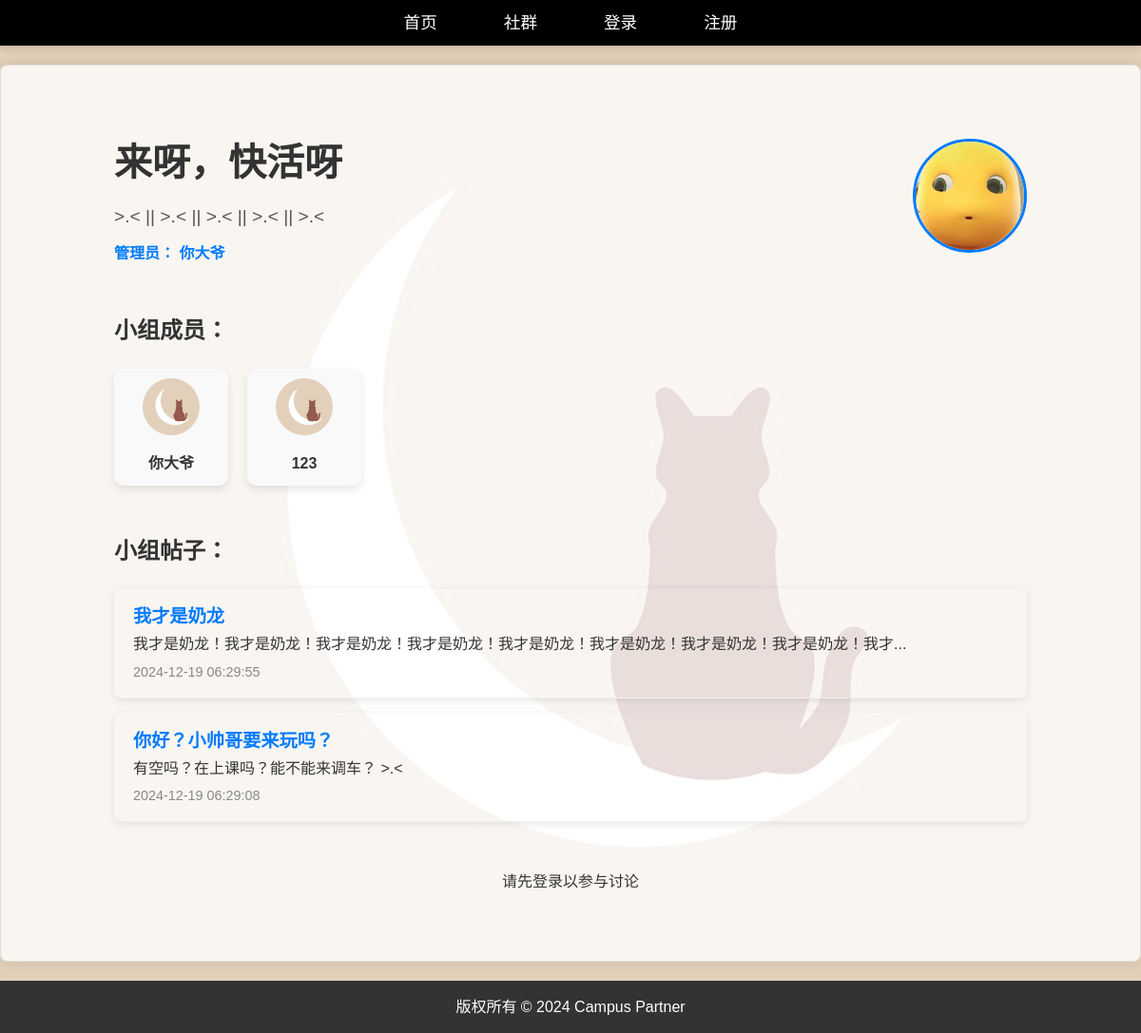
The page /group/2 on the database its author committed.
### models.py (models this page shows, shortened)
class Group(db.Model):
    id = db.Column(db.Integer,primary_key=True)
    name = db.Column(db.String(255),nullable=False)
    description = db.Column(db.String(512),default='',nullable=True)
    admin_id = db.Column(db.Integer,db.ForeignKey('user.id'),nullable=True)
    admin = db.relationship('User',backref='managed_groups')
    posts = db.relationship('Post',backref='group',lazy=True)
    members = db.relationship('User',secondary=group_members,back_populates='groups')
    date_created = db.Column(db.DateTime, default=func.now())

class User(db.Model,UserMixin):
    id = db.Column(db.Integer,primary_key=True)
    username = db.Column(db.String(100),unique=True,nullable=False)
    email = db.Column(db.String(120),unique=True,nullable=False)
    password_hash = db.Column(db.String(255),nullable=False)
    date_created = db.Column(db.DateTime,default=func.now())
    role = db.Column(db.String(50),default=Role.STUDENT)
    groups = db.relationship('Group',secondary=group_members,back_populates='members')
    posts = db.relationship('Post',backref='author',lazy=True)
    comments = db.relationship('Comment',backref='author',lazy=True)
    like_posts = db.relationship('Like',backref='user',lazy=True)

class Post(db.Model):
    id = db.Column(db.Integer,primary_key=True)
    title = db.Column(db.String(100),nullable=False)
    content = db.Column(db.Text,nullable=False)
    user_id = db.Column(db.Integer,db.ForeignKey('user.id'),nullable=False)
    group_id = db.Column(db.Integer,db.ForeignKey('group.id'),nullable=False)
    date_created = db.Column(db.DateTime,default=func.now())
    comments = db.relationship('Comment',backref='post',lazy=True)
    likes = db.relationship('Like',backref='post',lazy=True)

### app.py (the view)
@app.route('/group/<int:group_id>',methods=['GET','POST'])
def group_detail(group_id):
    group = Group.query.get(group_id)
    if not group:
        flash('该小组不存在','danger')
        return redirect(url_for('groups_list'))
    is_admin = group.admin_id == current_user.id if current_user.is_authenticated else False
    posts = Post.query.filter_by(group_id=group.id).order_by(Post.date_created.desc()).all()
    members = group.members
    return render_template('group_detail.html',group=group,posts=posts,members=members,is_admin=is_admin)

### templates/group_detail.html (shortened to what this page needs)
{% extends "base.html" %}
{% block styles %}
    <link rel="stylesheet" href="{{ url_for('static', filename='css/group_detail.css') }}">
{% endblock %}
{% block content %}
    <div class="group-detail-container">
        <div class="group-header">
            <div class="group-header-info">
                <h1 class="group-name">{{ group.name }}</h1>
                <p class="group-description">{{ group.description or "该小组没有描述" }}</p>
                <div class="group-admin">
                    <strong>管理员：</strong> {{ group.admin.username }}
                </div>
            </div>
            <div class="group-header-image">
                <img src="{{ url_for('static', filename='images/th.gif') }}" alt="Group Avatar" class="group-avatar">
            </div>
        </div>
        <div class="group-members">
            <h3>小组成员：</h3>
            <div class="members-list">
                {% for member in members %}
                    <div class="member-card">
                        <img src="{{ url_for('static', filename='images/moon-9164274_1280.png') }}" alt="{{ member.username }} Avatar" class="member-avatar">
                        <p>{{ member.username }}</p>
                    </div>
                {% endfor %}
            </div>
        </div>
        <div class="group-posts">
            <h3>小组帖子：</h3>
            {% if posts %}
                <ul class="post-list">
                    {% for post in posts %}
                        <li class="post-item">
                            <a href="{{ url_for('post_detail', post_id=post.id, group_id=group.id) }}" class="post-title">{{ post.title }}</a>
                            <p class="post-content">{{ post.content[:50] }}{% if post.content|length > 50 %}...{% endif %}</p>
                            <p class="post-date">{{ post.date_created.strftime('%Y-%m-%d %H:%M:%S') }}</p>
                        </li>
                    {% endfor %}
                </ul>
            {% else %}
                <p>该小组暂无帖子。</p>
            {% endif %}
        </div>
        <div class="group-actions">
            {% if not current_user.is_authenticated %}
                <p>请先登录以参与讨论</p>
            {% endif %}
        </div>
    </div>
{% endblock %}

### static/css/styles.css (style rules this page uses)
* { margin: 0; padding: 0; box-sizing: border-box; font-family: 'Arial', sans-serif; }
body { background-color: #f4f7f6; color: #333; line-height: 1.6; min-height: 100vh; display: flex; flex-direction: column; }
body { background-image: url('../images/moon-9164274_1280.png'); background-size: cover; background-position: center; background-attachment: fixed; background-repeat: no-repeat; height: 100vh; }

### static/css/group_detail.css (style rules this page uses)
.group-detail-container { padding: 40px 20px; max-width: 1000px; margin: 0 auto; font-family: 'Arial', sans-serif; box-sizing: border-box; }
.group-header { display: flex; justify-content: space-between; align-items: center; margin-bottom: 30px; flex-wrap: wrap; }
.group-header-info { max-width: 60%; }
.group-name { font-size: 2.5rem; font-weight: bold; color: #333; margin-bottom: 10px; }
.group-description { font-size: 1.2rem; color: #555; line-height: 1.6; margin-bottom: 10px; }
.group-admin { font-size: 1rem; color: #007bff; font-weight: 600; }
.group-header-image { max-width: 35%; text-align: center; }
.group-avatar { width: 120px; height: 120px; border-radius: 50%; object-fit: cover; border: 3px solid #007bff; }
.group-members { margin-top: 50px; }
.group-members h3 { font-size: 1.5rem; font-weight: bold; color: #333; margin-bottom: 20px; }
.members-list { display: flex; flex-wrap: wrap; gap: 20px; }
.member-card { text-align: center; width: 120px; padding: 10px; background-color: #f9f9f9; border-radius: 10px; box-shadow: 0 4px 8px rgba(0, 0, 0, 0.1); transition: transform 0.3s ease; }
.member-avatar { width: 60px; height: 60px; border-radius: 50%; object-fit: cover; margin-bottom: 10px; }
.member-card p { font-size: 1rem; color: #333; font-weight: 600; }
.group-posts { margin-top: 50px; }
.group-posts h3 { font-size: 1.5rem; font-weight: bold; color: #333; margin-bottom: 20px; }
.post-list { list-style: none; padding: 0; }
.post-item { margin-bottom: 15px; border-bottom: 1px solid #f0f0f0; padding: 15px 20px; border-radius: 8px; box-shadow: 0 2px 8px rgba(0, 0, 0, 0.1); transition: box-shadow 0.3s ease; position: relative; }
.post-title { font-size: 1.2rem; color: #007bff; text-decoration: none; font-weight: bold; transition: color 0.3s ease; }
.post-date { font-size: 0.9rem; color: #888; margin-top: 5px; }
.group-actions { margin-top: 50px; text-align: center; }

### rows shown on the page
Group: name "来呀，快活呀", description ">.< || >.< || >.< || >.< || >.<"
User: admin.username "你大爷", username "你大爷"
User: username "123"
Post: title "我才是奶龙", content "我才是奶龙！我才是奶龙！我才是奶龙！我才是奶龙！我才是奶龙！我才是奶龙！我才是奶龙！我才是奶龙！我才", date_created "2024-12-19 06:29:55"
Post: title "你好？小帅哥要来玩吗？", content "有空吗？在上课吗？能不能来调车？ >.<", date_created "2024-12-19 06:29:08"
